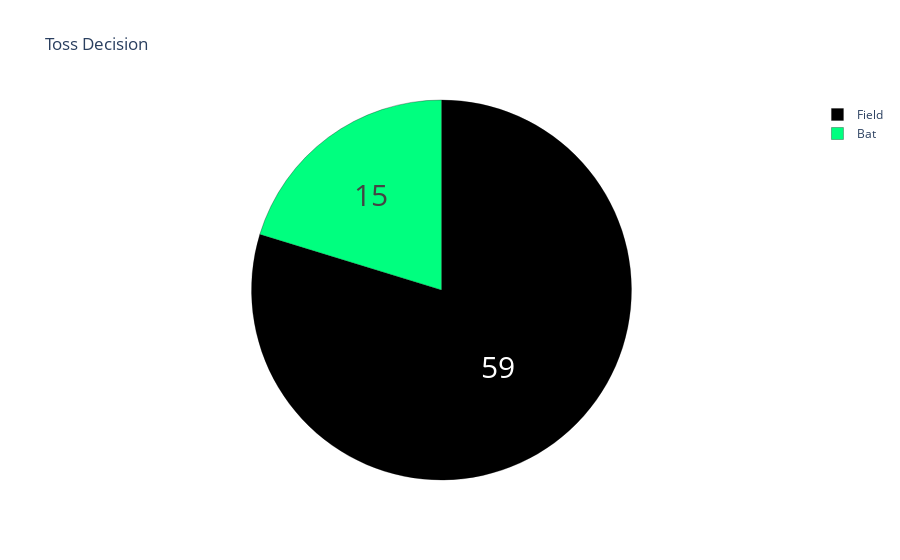

Write notebook code for a chart like this one.
### Code cell
toss = data["toss_decision"].value_counts()
label = toss.index
counts = toss.values
colors = ['black','springgreen']

fig = go.Figure(data=[go.Pie(labels=label, values=counts)])
fig.update_layout(title_text='Toss Decision')
fig.update_traces(hoverinfo='label+percent', 
                  textinfo='value', textfont_size=30,
                  marker=dict(colors=colors, 
                              line=dict(color='black', width=0.3)))
fig.show()

### Figure 1 — Plotly figure (JSON) as saved in the notebook; plotly's stock layout.template omitted (floating-point values rounded to 4 significant figures)
{"data": [{"hoverinfo": "label+percent", "labels": ["Field", "Bat"], "marker": {"colors": ["black", "springgreen"], "line": {"color": "black", "width": 0.3}}, "textfont": {"size": 30}, "textinfo": "value", "type": "pie", "values": [59, 15]}], "layout": {"title": {"text": "Toss Decision"}}}
